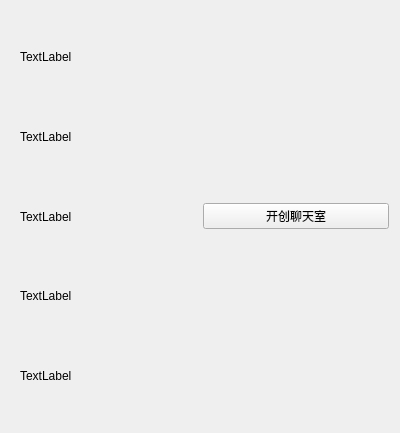
<?xml version="1.0" encoding="UTF-8"?>
<ui version="4.0">
 <class>ordersdetail</class>
 <widget class="QWidget" name="ordersdetail">
  <property name="geometry">
   <rect>
    <x>0</x>
    <y>0</y>
    <width>400</width>
    <height>433</height>
   </rect>
  </property>
  <property name="windowTitle">
   <string>Form</string>
  </property>
  <layout class="QHBoxLayout" name="horizontalLayout">
   <item>
    <widget class="QWidget" name="widget" native="true">
     <layout class="QVBoxLayout" name="verticalLayout">
      <item>
       <widget class="QLabel" name="label">
        <property name="text">
         <string>TextLabel</string>
        </property>
       </widget>
      </item>
      <item>
       <widget class="QLabel" name="label_2">
        <property name="text">
         <string>TextLabel</string>
        </property>
       </widget>
      </item>
      <item>
       <widget class="QLabel" name="label_3">
        <property name="text">
         <string>TextLabel</string>
        </property>
       </widget>
      </item>
      <item>
       <widget class="QLabel" name="label_4">
        <property name="text">
         <string>TextLabel</string>
        </property>
       </widget>
      </item>
      <item>
       <widget class="QLabel" name="label_5">
        <property name="text">
         <string>TextLabel</string>
        </property>
       </widget>
      </item>
     </layout>
    </widget>
   </item>
   <item>
    <widget class="QPushButton" name="pushButton">
     <property name="text">
      <string>开创聊天室</string>
     </property>
    </widget>
   </item>
  </layout>
 </widget>
 <resources/>
 <connections/>
</ui>
